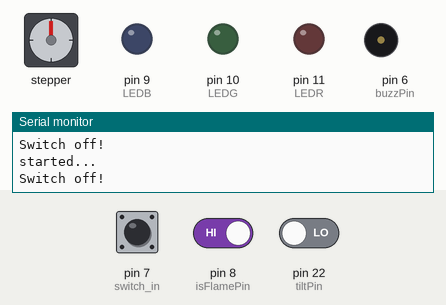
Simulated run of this sketch. Board: Arduino Mega 2560, built with avr-gcc and run on an emulated ATmega2560. On the bench: stepper motor, output pins drawn as LEDs (lit = HIGH), buzzer (waves = sounding, pin HIGH), the last lines printed to the serial monitor. The inputs (shaded band) are chosen by the test bench; at power-on: pin 7 (switch_in) LOW, pin 8 (isFlamePin) HIGH, pin 22 (tiltPin) LOW. Stepper angles assume 2048 steps per turn.

Above: at 1.3 s.
1.4 s: pin 7 (switch_in) pulled HIGH for 1 s
At 2.8 s:
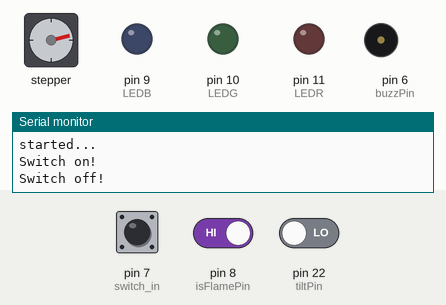
3.9 s: pin 7 (switch_in) pulled HIGH for 0.3 s
At 4.7 s:
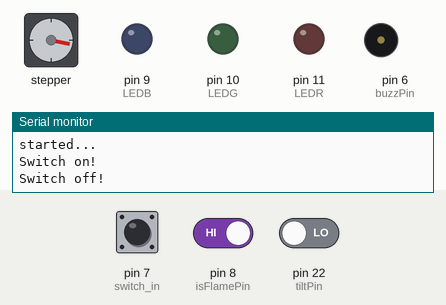
5.7 s: pin 7 (switch_in) pulled HIGH for 0.3 s
At 6.6 s:
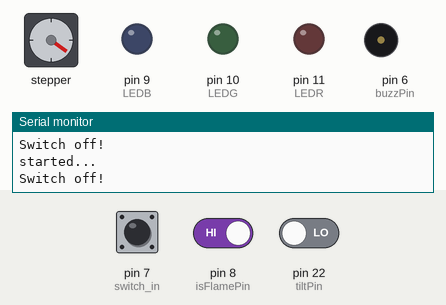
7.5 s: pin 7 (switch_in) pulled HIGH for 3.2 s
At 11.4 s:
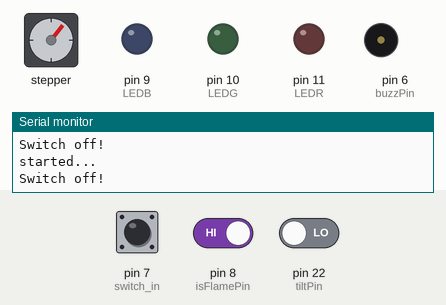
12.2 s: pin 7 (switch_in) pulled HIGH for 1 s
At 12.66 s:
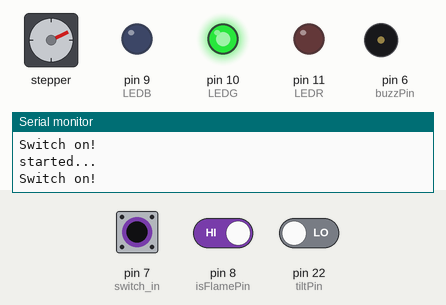
14.7 s: pin 7 (switch_in) pulled HIGH for 0.3 s
At 16.2 s:
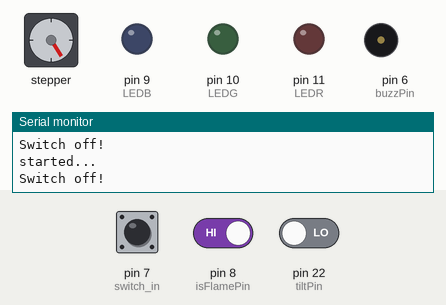
Timing chart, 0 to 17.5 s (numbered marks = the images above; inputs shaded):
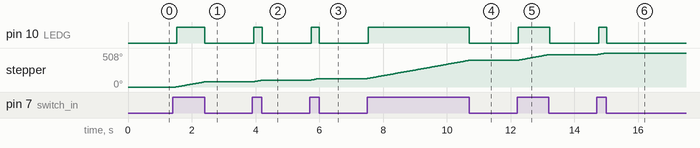

Measured:
- after the input at 1.4 s, pin 10 (LEDG): LOW → HIGH after 0.13 s, → LOW 0.87 s later; stepper: turns 76° clockwise in 0.90 s, starting after 0.11 s
- after the input at 3.9 s, pin 10 (LEDG): LOW → HIGH at once, → LOW 0.28 s later; stepper: turns 26° clockwise in 0.31 s, starting at once
- after the input at 5.7 s, pin 10 (LEDG): LOW → HIGH after 0.05 s, → LOW 0.25 s later; stepper: turns 24° clockwise in 0.28 s, starting at once
- after the input at 7.5 s, pin 10 (LEDG): LOW → HIGH at once, → LOW 3.2 s later; stepper: turns 272° clockwise in 3.2 s, starting at once
- after the input at 12.2 s, pin 10 (LEDG): LOW → HIGH at once, → LOW 0.99 s later; stepper: turns 87° clockwise in 1.0 s, starting at once
- after the input at 14.7 s, pin 10 (LEDG): LOW → HIGH after 0.06 s, → LOW 0.25 s later; stepper: turns 23° clockwise in 0.25 s, starting at once

The sketch:

main.ino
```cpp
#include <Stepper.h>
#include <SoftwareSerial.h>

SoftwareSerial Arduino_softSerial(12, 13); //RX, TX

const int step_num = 2048;
Stepper changching_stepper(step_num, 2,4,3,5);

int switch_in = 7;
int isFlamePin = 8;
#define LEDB 9
#define LEDG 10
#define LEDR 11
const int tiltPin = 22;
const int buzzPin = 6;

int isFlame = HIGH;
byte tilt_value;

int r = 0;
int g = 0;
int b = 0;

// Initialize status
int Flame_status = 0;
int Motor_status = 0;
int Power_status = 0;
int Tilt_status  = 0;

void setup() {
  // open serial communication (Arduino -> PC)
  Serial.begin(115200);
  // open serial communication (Arduino -> NodeMCU)
  Arduino_softSerial.begin(115200);

  pinMode(tiltPin,    INPUT);
  pinMode(isFlamePin, INPUT);
  pinMode(switch_in,  INPUT);
  pinMode(buzzPin,    OUTPUT);
  pinMode(LEDR,       OUTPUT);
  pinMode(LEDG,       OUTPUT);
  pinMode(LEDB,       OUTPUT);
  changching_stepper.setSpeed(15);
}

void loop() {
  Serial.println("started...");
  isFlame = digitalRead(isFlamePin);
  tilt_value = digitalRead(tiltPin);

  if(digitalRead(switch_in)==HIGH)
  {
    Serial.println("Switch on!");
    Power_status = 1;
    Motor_status = 1;

    if (tilt_value == 1)
    {
      Tilt_status = 1;
      Motor_status = 0;
      changching_stepper.step(0);
      digitalWrite(buzzPin, HIGH);
      r=255; g=0; b=0;
      analogWrite(LEDR, r);
      analogWrite(LEDG, g);
      analogWrite(LEDB, b);
      Serial.println("TILT! TILT! TILT!");
      delay(500);
    }
    else
    {
      Motor_status = 1;
      Tilt_status = 0;
      if (isFlame== LOW)
      {
        Flame_status = 1;
        Motor_status = 0;
        changching_stepper.step(0);
        digitalWrite(buzzPin, HIGH);
        r=255; g=0; b=0;
        analogWrite(LEDR, r);
        analogWrite(LEDG, g);
        analogWrite(LEDB, b);
        Serial.println("FLAME! FLAME! FLAME!");
        delay(500);
      }
      else
      {
        changching_stepper.step(15);
        digitalWrite(buzzPin, LOW);
        Flame_status = 0;
        Motor_status = 1;
        r=0; g=255; b=0;
        analogWrite(LEDR, r);
        analogWrite(LEDG, g);
        analogWrite(LEDB, b);
      }
    }
  }
  if(digitalRead(switch_in)==LOW)
  {
    Serial.println("Switch off!");
    changching_stepper.step(0);
    Power_status = 0;
    Motor_status = 0;

    // Reset All
    digitalWrite(buzzPin, LOW);
    r=0; g=0; b=0;
    analogWrite(LEDR, r);
    analogWrite(LEDG, g);
    analogWrite(LEDB, b);
    delay(500);
  }

  Arduino_softSerial.print(Flame_status); Arduino_softSerial.print("A");
  Arduino_softSerial.print(Tilt_status);  Arduino_softSerial.print("B");
  Arduino_softSerial.print(Motor_status); Arduino_softSerial.print("C");
  Arduino_softSerial.print(Power_status); Arduino_softSerial.print("D");
  Arduino_softSerial.print("\n");
}
```
